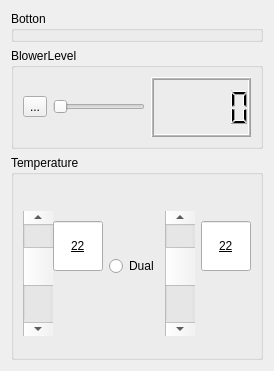
         <widget class="QWidget" name="tab_2">
          <attribute name="title">
           <string>HMI Simulation</string>
          </attribute>
          <layout class="QGridLayout" name="gridLayout_6">
           <item row="3" column="0">
            <widget class="QGroupBox" name="groupBox_5">
             <property name="maximumSize">
              <size>
               <width>1300</width>
               <height>220</height>
              </size>
             </property>
             <property name="title">
              <string>Temperature</string>
             </property>
             <layout class="QHBoxLayout" name="horizontalLayout_11">
              <item>
               <layout class="QHBoxLayout" name="horizontalLayout_9">
                <property name="spacing">
                 <number>0</number>
                </property>
                <property name="topMargin">
                 <number>0</number>
                </property>
                <property name="bottomMargin">
                 <number>39</number>
                </property>
                <item>
                 <widget class="QScrollBar" name="scrollBarLeftTemp">
                  <property name="minimumSize">
                   <size>
                    <width>30</width>
                    <height>125</height>
                   </size>
                  </property>
                  <property name="maximumSize">
                   <size>
                    <width>16777215</width>
                    <height>70</height>
                   </size>
                  </property>
                  <property name="toolTip">
                   <string>This is a tool tip</string>
                  </property>
                  <property name="statusTip">
                   <string>This is a status tip</string>
                  </property>
                  <property name="whatsThis">
                   <string>This is &quot;what is this&quot;</string>
                  </property>
                  <property name="minimum">
                   <number>16</number>
                  </property>
                  <property name="maximum">
                   <number>32</number>
                  </property>
                  <property name="value">
                   <number>22</number>
                  </property>
                  <property name="orientation">
                   <enum>Qt::Vertical</enum>
                  </property>
                 </widget>
                </item>
                <item>
                 <widget class="QLineEdit" name="lineEditTempL">
                  <property name="maximumSize">
                   <size>
                    <width>50</width>
                    <height>50</height>
                   </size>
                  </property>
                  <property name="styleSheet">
                   <string notr="true">font: 20pt &quot;华文彩云&quot;;
text-decoration: underline;</string>
                  </property>
                  <property name="text">
                   <string>22</string>
                  </property>
                  <property name="alignment">
                   <set>Qt::AlignCenter</set>
                  </property>
                 </widget>
                </item>
               </layout>
              </item>
              <item>
               <widget class="QRadioButton" name="radioButtonDual">
                <property name="maximumSize">
                 <size>
                  <width>55</width>
                  <height>16777215</height>
                 </size>
                </property>
                <property name="styleSheet">
                 <string notr="true">font: 9pt &quot;Arial&quot;;</string>
                </property>
                <property name="text">
                 <string>Dual</string>
                </property>
               </widget>
              </item>
              <item>
               <layout class="QHBoxLayout" name="horizontalLayout_10">
                <property name="bottomMargin">
                 <number>39</number>
                </property>
                <item>
                 <widget class="QScrollBar" name="scrollBarRightTemp">
                  <property name="enabled">
                   <bool>true</bool>
                  </property>
                  <property name="minimumSize">
                   <size>
                    <width>30</width>
                    <height>125</height>
                   </size>
                  </property>
                  <property name="maximumSize">
                   <size>
                    <width>16777215</width>
                    <height>70</height>
                   </size>
                  </property>
                  <property name="toolTip">
                   <string>This is a tool tip</string>
                  </property>
                  <property name="statusTip">
                   <string>This is a status tip</string>
                  </property>
                  <property name="whatsThis">
                   <string>This is &quot;what is this&quot;</string>
                  </property>
                  <property name="minimum">
                   <number>16</number>
                  </property>
                  <property name="maximum">
                   <number>32</number>
                  </property>
                  <property name="value">
                   <number>22</number>
                  </property>
                  <property name="orientation">
                   <enum>Qt::Vertical</enum>
                  </property>
                  <property name="invertedAppearance">
                   <bool>false</bool>
                  </property>
                 </widget>
                </item>
                <item>
                 <widget class="QLineEdit" name="lineEditTempR">
                  <property name="maximumSize">
                   <size>
                    <width>50</width>
                    <height>50</height>
                   </size>
                  </property>
                  <property name="styleSheet">
                   <string notr="true">font: 20pt &quot;华文彩云&quot;;
text-decoration: underline;</string>
                  </property>
                  <property name="text">
                   <string>22</string>
                  </property>
                  <property name="alignment">
                   <set>Qt::AlignCenter</set>
                  </property>
                 </widget>
                </item>
               </layout>
              </item>
             </layout>
            </widget>
           </item>
           <item row="1" column="0">
            <widget class="QGroupBox" name="groupBox_7">
             <property name="title">
              <string>Botton</string>
             </property>
             <widget class="QWidget" name="layoutWidget">
              <property name="geometry">
               <rect>
                <x>330</x>
                <y>40</y>
                <width>89</width>
                <height>62</height>
               </rect>
              </property>
              <layout class="QHBoxLayout" name="horizontalLayout_4">
               <item>
                <widget class="QPushButton" name="pushButtonREC">
                 <property name="minimumSize">
                  <size>
                   <width>60</width>
                   <height>60</height>
                  </size>
                 </property>
                 <property name="maximumSize">
                  <size>
                   <width>60</width>
                   <height>60</height>
                  </size>
                 </property>
                 <property name="styleSheet">
                  <string notr="true">border-radius: 20px;  border: 2px groove gray;
font: 12pt &quot;Arial&quot;;
border-style: outset;</string>
                 </property>
                 <property name="text">
                  <string>REC</string>
                 </property>
                </widget>
               </item>
               <item>
                <widget class="QPushButton" name="dispalyREC">
                 <property name="maximumSize">
                  <size>
                   <width>20</width>
                   <height>20</height>
                  </size>
                 </property>
                 <property name="text">
                  <string/>
                 </property>
                </widget>
               </item>
              </layout>
             </widget>
             <widget class="QWidget" name="layoutWidget">
              <property name="geometry">
               <rect>
                <x>430</x>
                <y>40</y>
                <width>89</width>
                <height>62</height>
               </rect>
              </property>
              <layout class="QHBoxLayout" name="horizontalLayout_5">
               <item>
                <widget class="QPushButton" name="pushButtonDEF">
                 <property name="minimumSize">
                  <size>
                   <width>60</width>
                   <height>60</height>
                  </size>
                 </property>
                 <property name="maximumSize">
                  <size>
                   <width>60</width>
                   <height>60</height>
                  </size>
                 </property>
                 <property name="styleSheet">
                  <string notr="true">border-radius: 20px;  border: 2px groove gray;
font: 12pt &quot;Arial&quot;;
border-style: outset;</string>
                 </property>
                 <property name="text">
                  <string>DEF</string>
                 </property>
                </widget>
               </item>
               <item>
                <widget class="QPushButton" name="displayDEF">
                 <property name="maximumSize">
                  <size>
                   <width>20</width>
                   <height>20</height>
                  </size>
                 </property>
                 <property name="text">
                  <string/>
                 </property>
                </widget>
               </item>
              </layout>
             </widget>
             <widget class="QWidget" name="layoutWidget">
              <property name="geometry">
               <rect>
                <x>530</x>
                <y>40</y>
                <width>89</width>
                <height>62</height>
               </rect>
              </property>
              <layout class="QHBoxLayout" name="horizontalLayout_6">
               <item>
                <widget class="QPushButton" name="pushButtonWIN">
                 <property name="minimumSize">
                  <size>
                   <width>60</width>
                   <height>60</height>
                  </size>
                 </property>
                 <property name="maximumSize">
                  <size>
                   <width>60</width>
                   <height>60</height>
                  </size>
                 </property>
                 <property name="styleSheet">
                  <string notr="true">border-radius: 20px;  border: 2px groove gray;
font: 12pt &quot;Arial&quot;;
border-style: outset;</string>
                 </property>
                 <property name="text">
                  <string>Win</string>
                 </property>
                </widget>
               </item>
               <item>
                <widget class="QPushButton" name="displayWIN">
                 <property name="maximumSize">
                  <size>
                   <width>20</width>
                   <height>20</height>
                  </size>
                 </property>
                 <property name="text">
                  <string/>
                 </property>
                </widget>
               </item>
              </layout>
             </widget>
             <widget class="QWidget" name="layoutWidget">
              <property name="geometry">
               <rect>
                <x>630</x>
                <y>40</y>
                <width>89</width>
                <height>62</height>
               </rect>
              </property>
              <layout class="QHBoxLayout" name="horizontalLayout_7">
               <item>
                <widget class="QPushButton" name="pushButtonFOOT">
                 <property name="minimumSize">
                  <size>
                   <width>60</width>
                   <height>60</height>
                  </size>
                 </property>
                 <property name="maximumSize">
                  <size>
                   <width>60</width>
                   <height>60</height>
                  </size>
                 </property>
                 <property name="styleSheet">
                  <string notr="true">border-radius: 20px;  border: 2px groove gray;
font: 12pt &quot;Arial&quot;;
border-style: outset;</string>
                 </property>
                 <property name="text">
                  <string>FOOT</string>
                 </property>
                </widget>
               </item>
               <item>
                <widget class="QPushButton" name="displayFOOT">
                 <property name="maximumSize">
                  <size>
                   <width>20</width>
                   <height>20</height>
                  </size>
                 </property>
                 <property name="text">
                  <string/>
                 </property>
                </widget>
               </item>
              </layout>
             </widget>
             <widget class="QWidget" name="layoutWidget">
              <property name="geometry">
               <rect>
                <x>730</x>
                <y>40</y>
                <width>89</width>
                <height>62</height>
               </rect>
              </property>
              <layout class="QHBoxLayout" name="horizontalLayout_8">
               <item>
                <widget class="QPushButton" name="pushButtonFACE">
                 <property name="minimumSize">
                  <size>
                   <width>60</width>
                   <height>60</height>
                  </size>
                 </property>
                 <property name="maximumSize">
                  <size>
                   <width>60</width>
                   <height>60</height>
                  </size>
                 </property>
                 <property name="styleSheet">
                  <string notr="true">border-radius: 20px;  border: 2px groove gray;
font: 12pt &quot;Arial&quot;;
border-style: outset;</string>
                 </property>
                 <property name="text">
                  <string>FACE</string>
                 </property>
                </widget>
               </item>
               <item>
                <widget class="QPushButton" name="displayFACE">
                 <property name="maximumSize">
                  <size>
                   <width>20</width>
                   <height>20</height>
                  </size>
                 </property>
                 <property name="text">
                  <string/>
                 </property>
                </widget>
               </item>
              </layout>
             </widget>
             <widget class="QWidget" name="layoutWidget">
              <property name="geometry">
               <rect>
                <x>10</x>
                <y>40</y>
                <width>89</width>
                <height>62</height>
               </rect>
              </property>
              <layout class="QHBoxLayout" name="horizontalLayout">
               <item>
                <widget class="QPushButton" name="pushButtonON">
                 <property name="minimumSize">
                  <size>
                   <width>60</width>
                   <height>60</height>
                  </size>
                 </property>
                 <property name="maximumSize">
                  <size>
                   <width>60</width>
                   <height>60</height>
                  </size>
                 </property>
                 <property name="styleSheet">
                  <string notr="true">border-radius: 20px;  border: 2px groove gray;
font: 12pt &quot;Arial&quot;;
border-style: outset;</string>
                 </property>
                 <property name="text">
                  <string>ON</string>
                 </property>
                </widget>
               </item>
               <item>
                <widget class="QPushButton" name="displayON">
                 <property name="maximumSize">
                  <size>
                   <width>20</width>
                   <height>20</height>
                  </size>
                 </property>
                 <property name="styleSheet">
                  <string notr="true"/>
                 </property>
                 <property name="text">
                  <string/>
                 </property>
                </widget>
               </item>
              </layout>
             </widget>
             <widget class="QWidget" name="layoutWidget">
              <property name="geometry">
               <rect>
                <x>110</x>
                <y>40</y>
                <width>89</width>
                <height>62</height>
               </rect>
              </property>
              <layout class="QHBoxLayout" name="horizontalLayout_2">
               <item>
                <widget class="QPushButton" name="pushButtonAUTO">
                 <property name="minimumSize">
                  <size>
                   <width>60</width>
                   <height>60</height>
                  </size>
                 </property>
                 <property name="maximumSize">
                  <size>
                   <width>60</width>
                   <height>60</height>
                  </size>
                 </property>
                 <property name="styleSheet">
                  <string notr="true">border-radius: 20px;  border: 2px groove gray;
font: 12pt &quot;Arial&quot;;
border-style: outset;</string>
                 </property>
                 <property name="text">
                  <string>AUTO</string>
                 </property>
                </widget>
               </item>
               <item>
                <widget class="QPushButton" name="displayAUTO">
                 <property name="maximumSize">
                  <size>
                   <width>20</width>
                   <height>20</height>
                  </size>
                 </property>
                 <property name="text">
                  <string/>
                 </property>
                </widget>
               </item>
              </layout>
             </widget>
             <widget class="QWidget" name="layoutWidget">
              <property name="geometry">
               <rect>
                <x>220</x>
                <y>40</y>
                <width>89</width>
                <height>62</height>
               </rect>
              </property>
              <layout class="QHBoxLayout" name="horizontalLayout_3">
               <item>
                <widget class="QPushButton" name="pushButtonAC">
                 <property name="minimumSize">
                  <size>
                   <width>60</width>
                   <height>60</height>
                  </size>
                 </property>
                 <property name="maximumSize">
                  <size>
                   <width>60</width>
                   <height>60</height>
                  </size>
                 </property>
                 <property name="styleSheet">
                  <string notr="true">border-radius: 20px;  border: 2px groove gray;
font: 12pt &quot;Arial&quot;;
border-style: outset;</string>
                 </property>
                 <property name="text">
                  <string>AC</string>
                 </property>
                </widget>
               </item>
               <item>
                <widget class="QPushButton" name="displayAC">
                 <property name="maximumSize">
                  <size>
                   <width>20</width>
                   <height>20</height>
                  </size>
                 </property>
                 <property name="text">
                  <string/>
                 </property>
                </widget>
               </item>
              </layout>
             </widget>
            </widget>
           </item>
           <item row="2" column="0">
            <widget class="QGroupBox" name="groupBox_6">
             <property name="title">
              <string>BlowerLevel</string>
             </property>
             <layout class="QGridLayout" name="gridLayout_9">
              <item row="0" column="2">
               <widget class="QLCDNumber" name="displayBlwrLvl">
                <property name="minimumSize">
                 <size>
                  <width>100</width>
                  <height>60</height>
                 </size>
                </property>
                <property name="maximumSize">
                 <size>
                  <width>200</width>
                  <height>60</height>
                 </size>
                </property>
                <property name="font">
                 <font>
                  <family>Agency FB</family>
                  <pointsize>16</pointsize>
                 </font>
                </property>
                <property name="midLineWidth">
                 <number>1</number>
                </property>
                <property name="smallDecimalPoint">
                 <bool>false</bool>
                </property>
                <property name="digitCount">
                 <number>5</number>
                </property>
                <property name="segmentStyle">
                 <enum>QLCDNumber::Filled</enum>
                </property>
               </widget>
              </item>
              <item row="0" column="1">
               <widget class="QSplitter" name="splitter">
                <property name="orientation">
                 <enum>Qt::Horizontal</enum>
                </property>
                <widget class="QSlider" name="horizontalSliderBlwrLvl">
                 <property name="minimumSize">
                  <size>
                   <width>0</width>
                   <height>0</height>
                  </size>
                 </property>
                 <property name="maximumSize">
                  <size>
                   <width>1000</width>
                   <height>30</height>
                  </size>
                 </property>
                 <property name="toolTip">
                  <string>This is a tool tip</string>
                 </property>
                 <property name="statusTip">
                  <string>This is a status tip</string>
                 </property>
                 <property name="whatsThis">
                  <string>This is &quot;what is this&quot;</string>
                 </property>
                 <property name="minimum">
                  <number>1</number>
                 </property>
                 <property name="maximum">
                  <number>7</number>
                 </property>
                 <property name="value">
                  <number>1</number>
                 </property>
                 <property name="orientation">
                  <enum>Qt::Horizontal</enum>
                 </property>
                </widget>
               </widget>
              </item>
              <item row="0" column="0">
               <widget class="QToolButton" name="toolButton">
                <property name="minimumSize">
                 <size>
                  <width>0</width>
                  <height>0</height>
                 </size>
                </property>
                <property name="text">
                 <string>...</string>
                </property>
                <property name="icon">
                 <iconset>
                  <normaloff>../fan.jpg</normaloff>../fan.jpg</iconset>
                </property>
                <property name="iconSize">
                 <size>
                  <width>80</width>
                  <height>80</height>
                 </size>
                </property>
               </widget>
              </item>
             </layout>
            </widget>
           </item>
          </layout>
         </widget>
